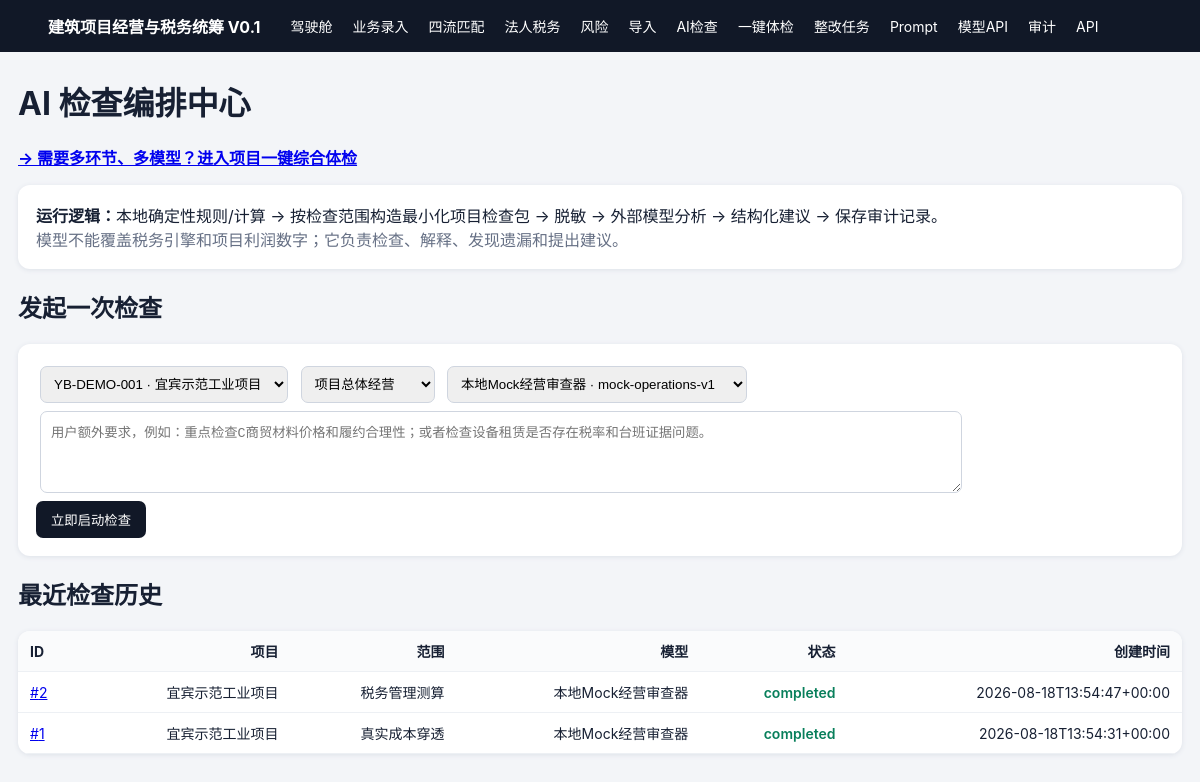
The page /ai-review on the database its author committed.
### app/models.py (models this page shows)
class AIReviewJob(Base):
    __tablename__="ai_review_jobs"
    id:Mapped[int]=mapped_column(primary_key=True)
    project_id:Mapped[int]=mapped_column(ForeignKey("projects.id"),index=True)
    scope:Mapped[str]=mapped_column(String(40),index=True)
    endpoint_id:Mapped[int]=mapped_column(ForeignKey("ai_model_endpoints.id"),index=True)
    batch_id:Mapped[int|None]=mapped_column(Integer,nullable=True,index=True)
    prompt_template_id:Mapped[int|None]=mapped_column(Integer,nullable=True,index=True)
    parent_job_id:Mapped[int|None]=mapped_column(Integer,nullable=True,index=True)
    user_instruction:Mapped[str]=mapped_column(Text,default="")
    status:Mapped[str]=mapped_column(String(20),default="pending",index=True)
    created_at:Mapped[str]=mapped_column(String(30),default="")
    started_at:Mapped[str]=mapped_column(String(30),default="")
    finished_at:Mapped[str]=mapped_column(String(30),default="")
    input_digest:Mapped[str]=mapped_column(String(64),default="")
    input_preview:Mapped[str]=mapped_column(Text,default="")
    error_message:Mapped[str]=mapped_column(Text,default="")

class Project(Base):
    __tablename__="projects"
    id:Mapped[int]=mapped_column(primary_key=True)
    code:Mapped[str]=mapped_column(String(30),unique=True,index=True)
    name:Mapped[str]=mapped_column(String(120))
    city:Mapped[str]=mapped_column(String(40))
    contract_total:Mapped[float]=mapped_column(Float)
    tax_method:Mapped[str]=mapped_column(String(20),default="general")

class AIModelEndpoint(Base):
    __tablename__="ai_model_endpoints"
    id:Mapped[int]=mapped_column(primary_key=True)
    name:Mapped[str]=mapped_column(String(100),unique=True,index=True)
    adapter:Mapped[str]=mapped_column(String(30),default="openai_compatible")  # mock/openai_compatible
    base_url:Mapped[str]=mapped_column(String(300),default="")
    chat_path:Mapped[str]=mapped_column(String(200),default="/v1/chat/completions")
    model:Mapped[str]=mapped_column(String(120),default="")
    api_key_env:Mapped[str]=mapped_column(String(120),default="")  # 只保存环境变量名，不保存密钥
    enabled:Mapped[bool]=mapped_column(Boolean,default=True,index=True)
    timeout_seconds:Mapped[int]=mapped_column(Integer,default=90)
    note:Mapped[str]=mapped_column(String(300),default="")

### app/main.py (the view)
@app.get("/ai-review",response_class=HTMLResponse)
def ai_review_home(r:Request,project_id:int|None=None,scope:str|None=None):
    db=SessionLocal()
    projects=db.execute(select(Project)).scalars().all()
    endpoints=db.execute(select(AIModelEndpoint).where(AIModelEndpoint.enabled==True).order_by(AIModelEndpoint.id)).scalars().all()
    jobs=db.execute(select(AIReviewJob).order_by(AIReviewJob.id.desc()).limit(50)).scalars().all()
    project_map={p.id:p for p in projects}; endpoint_map={e.id:e for e in db.execute(select(AIModelEndpoint)).scalars().all()}
    db.close()
    return t.TemplateResponse(r, "ai_review.html", {"projects":projects, "endpoints":endpoints, "jobs":jobs,
        "project_map":project_map, "endpoint_map":endpoint_map, "scopes":SCOPES, "selected_project_id":project_id, "selected_scope":scope})

### app/templates/ai_review.html
{% extends 'base.html' %}{% block body %}
<h1>AI 检查编排中心</h1><p><a href="/health-check"><b>→ 需要多环节、多模型？进入项目一键综合体检</b></a></p>
<div class="panel">
<b>运行逻辑：</b>本地确定性规则/计算 → 按检查范围构造最小化项目检查包 → 脱敏 → 外部模型分析 → 结构化建议 → 保存审计记录。
<br><span class="muted">模型不能覆盖税务引擎和项目利润数字；它负责检查、解释、发现遗漏和提出建议。</span>
</div>
<h2>发起一次检查</h2>
<form method="post" action="/ai-review/run">
<select name="project_id">{% for p in projects %}<option value="{{p.id}}" {{'selected' if p.id==selected_project_id else ''}}>{{p.code}} · {{p.name}}</option>{% endfor %}</select>
<select name="scope">{% for code,name in scopes.items() %}<option value="{{code}}" {% if code==selected_scope %}selected{% endif %}>{{name}}</option>{% endfor %}</select>
<select name="endpoint_id">{% for e in endpoints %}<option value="{{e.id}}">{{e.name}} · {{e.model or e.adapter}}</option>{% endfor %}</select>
<br><textarea name="user_instruction" rows="4" style="width:min(900px,95%);padding:10px" placeholder="用户额外要求，例如：重点检查C商贸材料价格和履约合理性；或者检查设备租赁是否存在税率和台班证据问题。"></textarea><br>
<button>立即启动检查</button>
</form>
<h2>最近检查历史</h2>
<table><tr><th>ID</th><th>项目</th><th>范围</th><th>模型</th><th>状态</th><th>创建时间</th></tr>
{% for j in jobs %}<tr>
<td><a href="/ai-review/{{j.id}}">#{{j.id}}</a></td>
<td>{{project_map[j.project_id].name if j.project_id in project_map else j.project_id}}</td>
<td>{{scopes.get(j.scope,j.scope)}}</td>
<td>{{endpoint_map[j.endpoint_id].name if j.endpoint_id in endpoint_map else j.endpoint_id}}</td>
<td class="{{'green' if j.status=='completed' else ('red' if j.status=='failed' else 'yellow')}}">{{j.status}}</td><td>{{j.created_at}}</td>
</tr>{% endfor %}</table>
{% endblock %}

### app/templates/base.html (style rules this page uses)
body { font-family:-apple-system,BlinkMacSystemFont,"PingFang SC",sans-serif;margin:0;background:#f3f5f8;color:#172033 }
.card,table,.panel,form { background:white;border-radius:12px;box-shadow:0 1px 5px #dde1e8 }
.panel,form { padding:18px;margin:16px 0 }
table { width:100%;border-collapse:collapse;margin:16px 0;overflow:hidden }
th,td { padding:10px 12px;border-bottom:1px solid #edf0f4;text-align:right;font-size:14px }
th:first-child,td:first-child { text-align:left }
th { background:#fafbfc }
input,select,textarea { padding:9px;margin:4px;border:1px solid #cfd5df;border-radius:7px;max-width:100% }
button { padding:9px 15px;background:#111827;color:white;border:0;border-radius:7px }
.green { color:#087f5b;font-weight:600 }
.muted { color:#667085 }

### rows shown on the page
AIReviewJob: id "2", get "税务管理测算", status "completed", created_at "2026-08-18T13:54:47+00:00"
Project: name "宜宾示范工业项目"
AIModelEndpoint: name "本地Mock经营审查器"
AIReviewJob: id "1", get "真实成本穿透", status "completed", created_at "2026-08-18T13:54:31+00:00"

### other values the page prints
form field project_id "YB-DEMO-001 · 宜宾示范工业项目"
form field scope "项目总体经营"
form field endpoint_id "本地Mock经营审查器 · mock-operations-v1"
